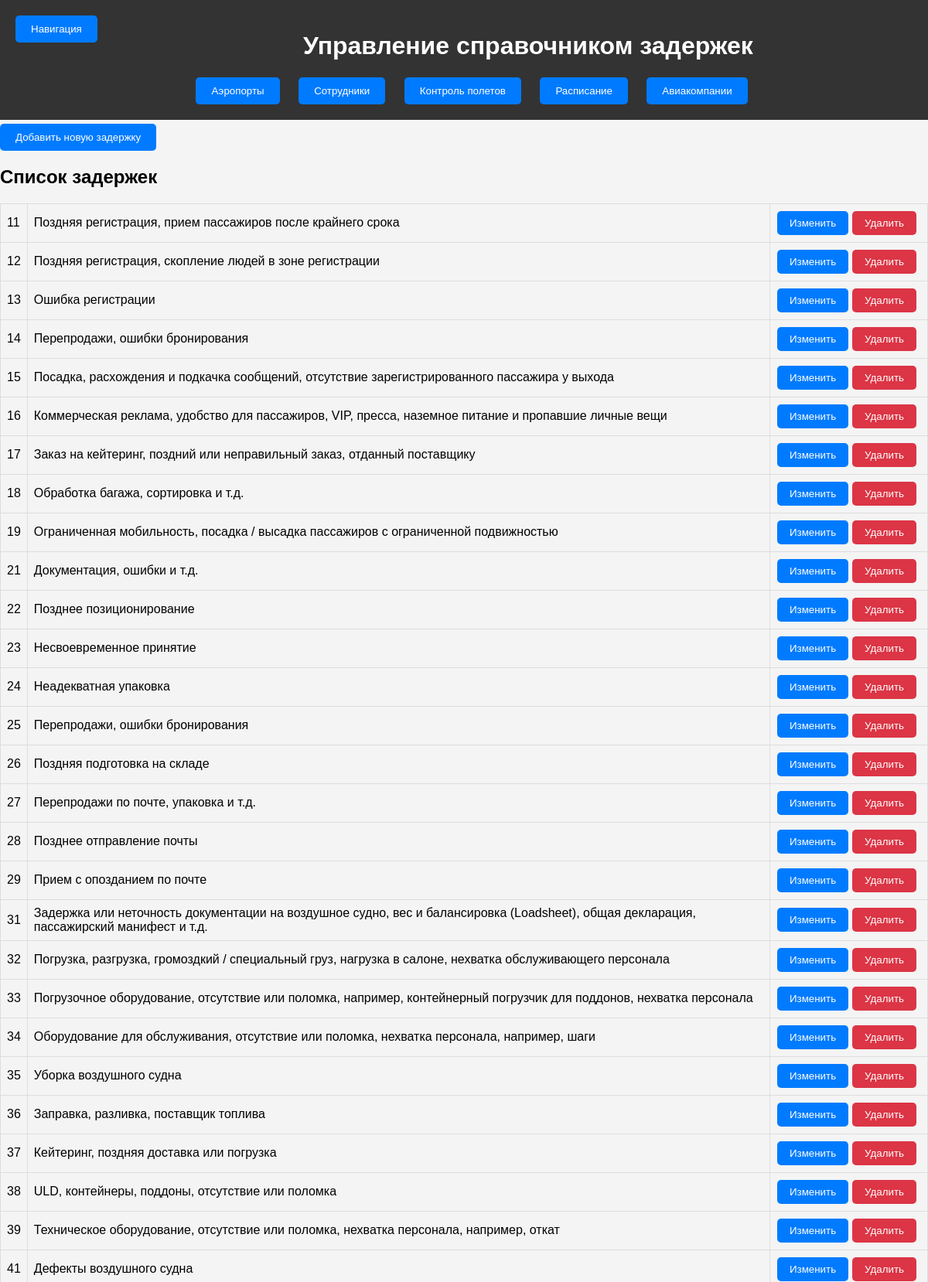
The app's page /tables/delay_ref/main/delay_ref.php (upper part) with its own data.
### tables this page shows
CREATE TABLE IF NOT EXISTS `delay_ref` (
  `code_delay` int(11) NOT NULL,
  `decoding` varchar(180) NOT NULL,
  PRIMARY KEY (`code_delay`)
);

### tables/delay_ref/main/get_delays.php (the view, shortened to what this page needs)
<?php
$servername = "localhost";
$username = "root";
$password = "";
$dbname = "airport";
$conn = new mysqli($servername, $username, $password, $dbname);
mysqli_set_charset($conn, "utf8");
$sql = "SELECT code_delay, decoding FROM delay_ref";
$result = $conn->query($sql);
if ($result->num_rows > 0) {
    while($row = $result->fetch_assoc()) {
        echo "<tr>";
        echo "<td>" . $row["code_delay"] . "</td>";
        echo "<td data-field='decoding' data-value='" . $row["decoding"] . "'>" . $row["decoding"] . "</td>";
        echo "<td class='action-buttons'>";
        echo "<div class='button-group'>";
        echo "<button class='action-button edit-button' onclick='editDelay(\"" . $row["code_delay"] . "\")'>Изменить</button>";
        echo "<form action='delete_delay.php' method='POST' onsubmit='return confirm(\"Вы уверены, что хотите удалить эту запись?\");'>";
        echo "<input type='submit' class='action-button delete-button' value='Удалить'>";
        echo "</form>";
        echo "</div>";
        echo "</td>";
        echo "</tr>";
    }
} else {
    echo "<tr><td colspan='3'>0 результатов</td></tr>";
}
?>

### tables/delay_ref/main/styles.css (style rules this page uses)
body { font-family: Arial, sans-serif; margin: 0; padding: 0; background-color: #f4f4f4; }
button { padding: 10px 20px; background-color: #007bff; color: #fff; border: none; cursor: pointer; border-radius: 5px; transition: background-color 0.3s; }
table th, table td { border: 1px solid #ddd; padding: 8px; }
.button-group { display: flex; padding: 1px 1px; }
.action-button { padding: 8px 16px; color: #fff; border: none; cursor: pointer; border-radius: 5px; transition: background-color 0.3s; margin-right: 5px; }
.edit-button { background-color: #007bff; }
.delete-button { background-color: #dc3545; }
div { padding-top: 160px; }

### records on screen
delay_ref: code_delay "11", decoding "Поздняя регистрация, прием пассажиров после крайнего срока"
delay_ref: code_delay "12", decoding "Поздняя регистрация, скопление людей в зоне регистрации"
delay_ref: code_delay "13", decoding "Ошибка регистрации"
delay_ref: code_delay "14", decoding "Перепродажи, ошибки бронирования"
delay_ref: code_delay "15", decoding "Посадка, расхождения и подкачка сообщений, отсутствие зарегистрированного пассажира у выхода"
delay_ref: code_delay "16", decoding "Коммерческая реклама, удобство для пассажиров, VIP, пресса, наземное питание и пропавшие личные вещи"
delay_ref: code_delay "17", decoding "Заказ на кейтеринг, поздний или неправильный заказ, отданный поставщику"
delay_ref: code_delay "18", decoding "Обработка багажа, сортировка и т.д."
delay_ref: code_delay "19", decoding "Ограниченная мобильность, посадка / высадка пассажиров с ограниченной подвижностью"
delay_ref: code_delay "21", decoding "Документация, ошибки и т.д."
delay_ref: code_delay "22", decoding "Позднее позиционирование"
delay_ref: code_delay "23", decoding "Несвоевременное принятие"
delay_ref: code_delay "24", decoding "Неадекватная упаковка"
delay_ref: code_delay "25", decoding "Перепродажи, ошибки бронирования"
delay_ref: code_delay "26", decoding "Поздняя подготовка на складе"
delay_ref: code_delay "27", decoding "Перепродажи по почте, упаковка и т.д."
delay_ref: code_delay "28", decoding "Позднее отправление почты"
delay_ref: code_delay "29", decoding "Прием с опозданием по почте"
delay_ref: code_delay "31", decoding "Задержка или неточность документации на воздушное судно, вес и балансировка (Loadsheet), общая декларация, пассажирский манифест и т.д."
delay_ref: code_delay "32", decoding "Погрузка, разгрузка, громоздкий / специальный груз, нагрузка в салоне, нехватка обслуживающего персонала"
delay_ref: code_delay "33", decoding "Погрузочное оборудование, отсутствие или поломка, например, контейнерный погрузчик для поддонов, нехватка персонала"
delay_ref: code_delay "34", decoding "Оборудование для обслуживания, отсутствие или поломка, нехватка персонала, например, шаги"
delay_ref: code_delay "35", decoding "Уборка воздушного судна"
delay_ref: code_delay "36", decoding "Заправка, разливка, поставщик топлива"
delay_ref: code_delay "37", decoding "Кейтеринг, поздняя доставка или погрузка"
delay_ref: code_delay "38", decoding "ULD, контейнеры, поддоны, отсутствие или поломка"
delay_ref: code_delay "39", decoding "Техническое оборудование, отсутствие или поломка, нехватка персонала, например, откат"
delay_ref: code_delay "41", decoding "Дефекты воздушного судна"
